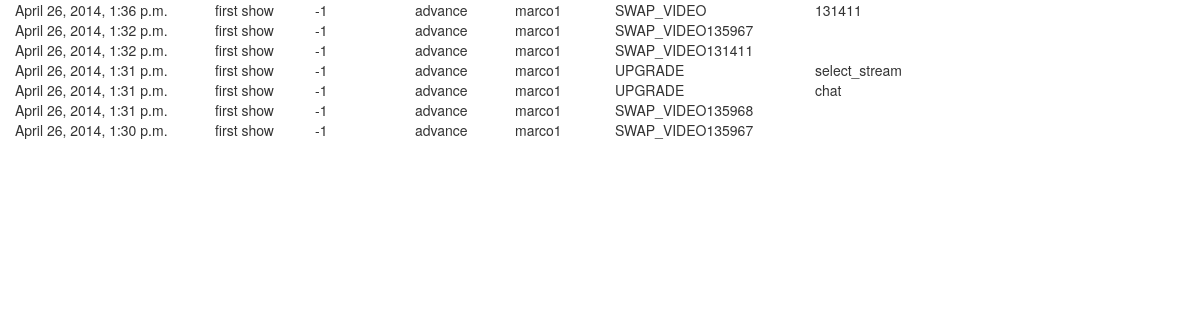
The app's page /show/logdisplay/, older data.
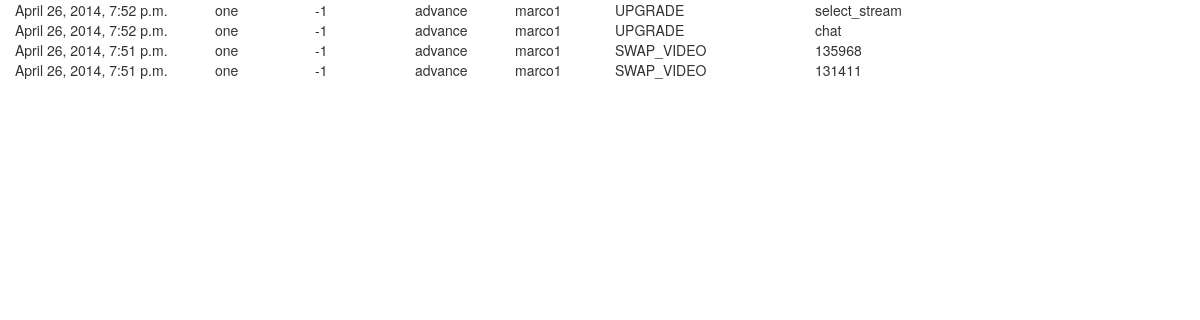
The same page, newer data.
### show/models.py (models this page shows, shortened)
class LogItem(models.Model):
	user = models.ForeignKey(User)
	show = models.ForeignKey(Show)
	date = models.DateTimeField('date and time',auto_now_add=True)
	act = models.IntegerField(name="act")
	section = models.CharField(max_length=20,
                              choices=SECTIONS)
	category = models.TextField()
	content = models.TextField()

class Show(models.Model):
	name = models.CharField(max_length=20)
	date = models.DateTimeField('date and time')
	act  = models.IntegerField(name="act", default=-1)
	section = models.CharField(max_length=20,
                              choices=SECTIONS,
                              default="advance")

### show/views.py (the view)
def logDisplay(request):
	template = loader.get_template('logdisplay.html')
	log_list = LogItem.objects.order_by('-date')
	context = RequestContext(request, {
		'log_list': log_list,
	})
	return HttpResponse(template.render(context))

### show/templates/logdisplay.html (shortened to what this page needs)
<html lang="en">
  <head>
    <link href="http://netdna.bootstrapcdn.com/bootstrap/3.1.1/css/bootstrap.min.css" type="text/css" rel="stylesheet" />
  </head>
  <body>
  <div class="container-fluid" style="height:100%">
      {% for logitem in log_list %}
      <div class="row">
        <div class="col-md-2">
          {{ logitem.date }}
        </div>
        <div class="col-md-1">
          {{ logitem.show.name }}
        </div>
        <div class="col-md-1">
          {{ logitem.act }}
        </div>
        <div class="col-md-1">
          {{ logitem.section }}
        </div>
        <div class="col-md-1">
          {{ logitem.user.username }}
        </div>
        <div class="col-md-2">
          {{ logitem.category }}
        </div>
        <div class="col-md-4">
          {{ logitem.content }}
        </div>
      </div>
      {% endfor %}
    </div>
  </body>
</html>

Row changes from the older to the newer data that the page shows:
removed LogItem: date "April 26, 2014, 1:36 p.m.", show.name "first show", act "-1", section "advance", user.username "marco1", category "SWAP_VIDEO", content "131411"
removed LogItem: date "April 26, 2014, 1:32 p.m.", show.name "first show", act "-1", section "advance", user.username "marco1", category "SWAP_VIDEO135967"
removed LogItem: date "April 26, 2014, 1:32 p.m.", show.name "first show", act "-1", section "advance", user.username "marco1", category "SWAP_VIDEO131411"
changed LogItem "select_stream": date "April 26, 2014, 1:31 p.m." → "April 26, 2014, 7:52 p.m."; show.name "first show" → "one"
changed LogItem "chat": date "April 26, 2014, 1:31 p.m." → "April 26, 2014, 7:52 p.m."; show.name "first show" → "one"
changed LogItem (number 3 of 4 on the later page): date "April 26, 2014, 1:31 p.m." → "April 26, 2014, 7:51 p.m."; show.name "first show" → "one"; category "SWAP_VIDEO135968" → "SWAP_VIDEO"; content (not shown) → "135968"
changed LogItem (number 4 of 4 on the later page): date "April 26, 2014, 1:30 p.m." → "April 26, 2014, 7:51 p.m."; show.name "first show" → "one"; category "SWAP_VIDEO135967" → "SWAP_VIDEO"; content (not shown) → "131411"
